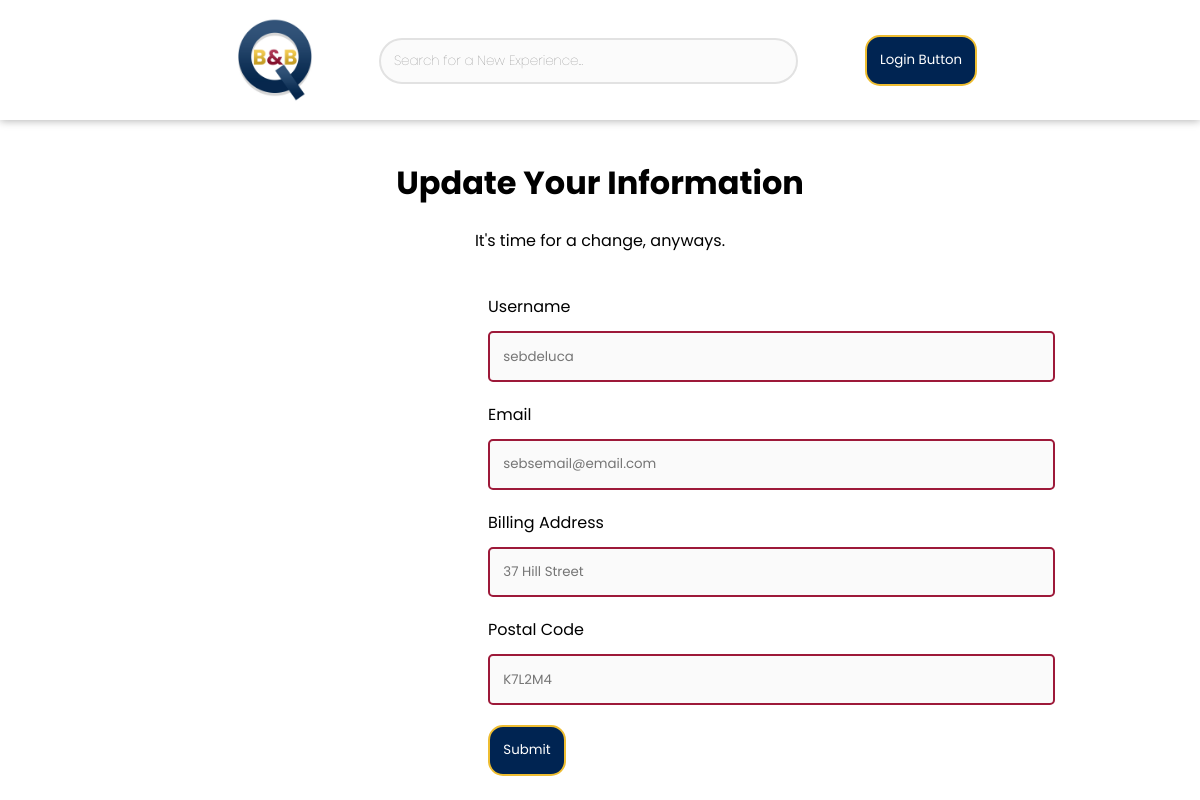
Screenshot of /update/1 with the database file from the repository.
### qbnb/models.py (models this page shows, shortened)
class User(db.Model):
    __tablename__ = 'users'
    id = db.Column(db.Integer,
                   primary_key=True,
                   autoincrement=True,
                   unique=True)
    username = db.Column(db.String(80),
                         unique=True,
                         nullable=False)
    email = db.Column(db.String(120),
                      unique=True,
                      nullable=False)
    password = db.Column(db.String(120),
                         unique=False,
                         nullable=False)
    rating = db.Column(db.String(120),
                       unique=False,
                       nullable=False)
    propertyReview = db.Column(db.String(120),
                               unique=False,
                               nullable=True)
    userReview = db.Column(db.String(120),
                           unique=False,
                           nullable=True)
    balance = db.Column(db.Float,
                        nullable=False)
    billingAddress = db.Column(db.String(120),
                               unique=False,
                               nullable=False)
    postalCode = db.Column(db.String(6),
                           unique=False,
                           nullable=False)
    firstName = db.Column(db.String(15),
                          unique=False,
                          nullable=False)
    surname = db.Column(db.String(20),
                        unique=False,
                        nullable=False)
    authenticated = db.Column(db.Boolean,
                              default=False)

### qbnb/__main__.py (the view, shortened to what this page needs)
@app.route("/update/<id>", methods=['GET', 'POST'])
def update_profile(id):
    user = db.session.query(User).get(id)
    if request.method == 'GET':
        userData = {
            "username": user.username,
            "email": user.email,
            "billingAddress": user.billingAddress,
            "postalCode": user.postalCode,
            "firstName": user.firstName,
            "rating": user.rating,
            "propertyReviews": ['Hello'],  # CHANGE
            "userReviews": user.userReview,
            "balance": user.balance,
            "id": id
        }
        return render_template('updateInfo.html',
                               userData=userData)
    return redirect("/profile/" + str(id))

### qbnb/templates/updateInfo.html
{% extends 'base.html' %}
{% block body %}
<div class="changing-info-container">
    <div class="profile-header">
        <h1>Update Your Information</h1>
        <p>It's time for a change, anyways.</p>
    </div>
    <div class="changing-info-container">
        <br>
        <form method="post">
            <label for="username" class="input-label">Username</label><br>
            <input type="text" minlength="4" class="textfield" name="username" pattern='^[A-Za-z0-9_-]*$' placeholder="{{ userData.username }}" title="Usernames cannot have special characters."value="{{ request.form['username'] }}"></input>
            <br>
            <label for="email" class="input-label">Email</label><br>
            <input type="text" minlength="4"class="textfield" name="email" placeholder="{{ userData.email }}" title="Enter a valid email." pattern="[a-z0-9._%+-]+@[a-z0-9.-]+\.[a-z]{2,4}$" value="{{ request.form['email'] }}"></input>
            <br>
            <label for="billingAddress" class="input-label">Billing Address</label><br>
            <input type="text" minlength="4" class="textfield" name="billingAddress" placeholder="{{ userData.billingAddress }}" value="{{ request.form['billingAddress'] }}"></input>
            <br>
            <label for="postalCode" class="input-label">Postal Code</label><br>
            <input type="text" minlength="6" maxlength=6 class="textfield" name="postalCode" placeholder="{{ userData.postalCode }}" title="Postal Codes can't contain special characters and must follow the Canadian Postal Code format." pattern='^([A-Za-z]\d[A-Za-z][-]?\d[A-Za-z]\d)' value="{{ request.form['postalCode'] }}"></input>
            <br>
            <button  class="standard-button" align="center" type="submit">Submit</button>
        </form>
    </div>
</div>
{% endblock %}

### qbnb/static/styles.css (style rules this page uses)
body { font-family: 'Poppins', sans-serif; font-weight: normal; }
button { border: solid 4px rgb(157,25,57); font-family: 'Poppins', sans-serif; padding: 1em; margin-left: 5em; }
.changing-info-container { display: flex; justify-content: center; flex-grow: 1 1 200px; flex-direction: column; margin: 0 15em 0 15em; }
.textfield { transition: all 250ms ease; border: solid 2px rgb(157,25,57); border-radius: 5px; padding: 1em; margin: 1.5vh 0 2.5vh 0; font-family: 'Poppins', sans-serif; background-color: #fafafafa; width: 40.2em; }
.profile-header { padding-top: -1vh; text-align: center; }
.standard-button { transition: all 250ms ease-in-out; background-color: rgb(0, 36, 82); color: white; min-width: 5em; margin-left: 0; border: solid 2px rgb(238,189,49); border-radius: 15px; }

### rows the page displays
User: username "sebdeluca", email "sebsemail@email.com", billingAddress "37 Hill Street", postalCode "K7L2M4"
